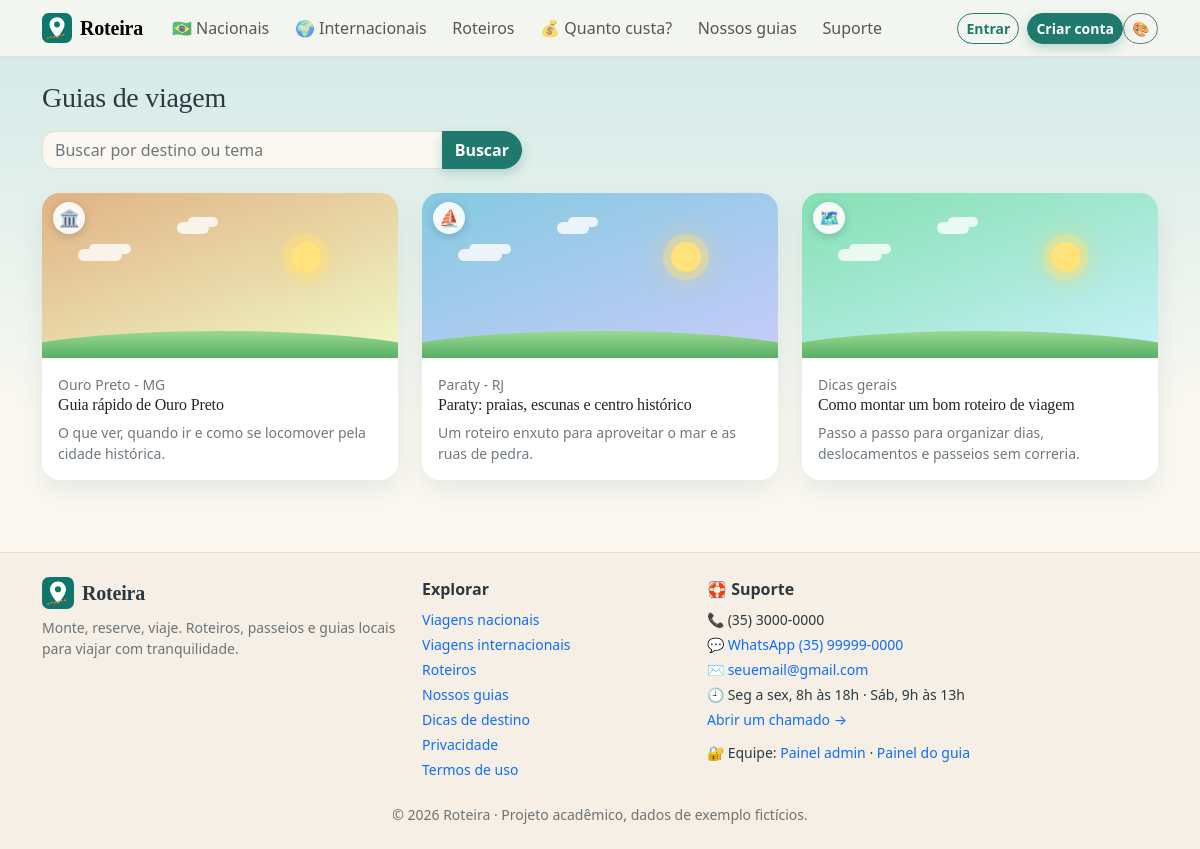
Screenshot of /guias.php with the database file from the repository.
### tables this page shows
CREATE TABLE guias_viagem (
  id INT AUTO_INCREMENT PRIMARY KEY,
  titulo VARCHAR(200) NOT NULL,
  destino VARCHAR(120) NOT NULL,
  resumo VARCHAR(300) NOT NULL,
  conteudo TEXT NOT NULL,
  emoji VARCHAR(8) NOT NULL DEFAULT '📖',
  hue SMALLINT NOT NULL DEFAULT 200,
  created_at TIMESTAMP DEFAULT CURRENT_TIMESTAMP
);

### inc/paletas.php (called while the page is built)
<?php
return [
    'colosseu'  => ['#f0b070', '#b8693a', '#ffffff', '#b8693a', 'grama'],
    'eiffel'    => ['#e2583c', '#8f3420', '#ffffff', '#8f3420', 'grama'],
    'cristo'    => ['#fffaf0', '#3f9e6b', '#ffffff', '#3f9e6b', 'grama'],
    'acucar'    => ['#ef5350', '#3f9e6b', '#5b4b8a', '#5b4b8a', 'mar'],
    'piramide'  => ['#f6c453', '#c98a2b', '#ffffff', '#c98a2b', 'areia'],
    'taj'       => ['#fff1e6', '#e3a06c', '#ffffff', '#e3a06c', 'grama'],
    'pagoda'    => ['#e8483f', '#7b2d4a', '#ffffff', '#7b2d4a', 'grama'],
    'fuji'      => ['#ffffff', '#5b86e0', '#ffffff', '#5b86e0', 'grama'],
    'montanha'  => ['#ffffff', '#4f9d78', '#ffffff', '#4f9d78', 'neve'],
    'praia'     => ['#2fb36d', '#9a6a3a', '#ffffff', '#9a6a3a', 'mar'],
    'cataratas' => ['#7fd8f7', '#3f9a5f', '#ffffff', '#3f9a5f', 'grama'],
    'dunas'     => ['#f7bd5c', '#dc8b3a', '#ffffff', '#dc8b3a', 'areia'],
    'castelo'   => ['#d9b4ec', '#7a4a9c', '#ffffff', '#7a4a9c', 'grama'],
    'ponte'     => ['#e8574a', '#b73b32', '#e8574a', '#e8574a', 'mar'],
    'opera'     => ['#fff4dc', '#7aa3e6', '#ffffff', '#7aa3e6', 'mar'],
    'estatua'   => ['#58cbb3', '#2f8f80', '#8ae8d2', '#2f8f80', 'mar'],
    'burj'      => ['#6db8f0', '#3a7fbd', '#ffffff', '#3a7fbd', 'areia'],
    'skyline'   => ['#8095e8', '#4a5ab8', '#ffffff', '#4a5ab8', 'grama'],
    'moinho'    => ['#e4554b', '#3fa66c', '#fff6e0', '#3fa66c', 'grama'],
    'fiorde'    => ['#ef5350', '#4a86ad', '#ffffff', '#4a86ad', 'mar'],
    'safari'    => ['#3f9a52', '#e0a03c', '#3f9a52', '#3f9a52', 'areia'],
    'muralha'   => ['#d98c58', '#a85f33', '#ffffff', '#a85f33', 'grama'],
    'igreja'    => ['#fbe6c8', '#d4694a', '#ffffff', '#d4694a', 'grama'],
    'machu'     => ['#ecdca6', '#55a56c', '#ffffff', '#55a56c', 'grama'],
    'partenon'  => ['#fbecd0', '#d9a86a', '#ffffff', '#d9a86a', 'grama'],
    'aurora'    => ['#6ee7b7', '#5a6fc0', '#7bf0c8', '#5a6fc0', 'neve'],
    'floresta'  => ['#3fb55f', '#8b5a2b', '#ffffff', '#8b5a2b', 'grama'],
    'roda'      => ['#f0609f', '#7b5fd6', '#ff9cc8', '#7b5fd6', 'grama'],
    'vulcao'    => ['#ff7a45', '#8f5a48', '#ffffff', '#8f5a48', 'grama'],
    'veleiro'   => ['#ff7a59', '#ffffff', '#ffffff', '#ffffff', 'mar'],
];

### inc/util.php (called while the page is built, shortened)
<?php
function soDigitos($t) { return preg_replace('/\D+/', '', (string)$t); }

### guias.php (the view, shortened to what this page needs)
<?php
require_once __DIR__ . '/inc/app.php';
$q = trim($_GET['q'] ?? '');
$st = $conn->prepare('SELECT * FROM guias_viagem WHERE titulo LIKE ? OR destino LIKE ? ORDER BY created_at DESC'); $st->execute(["%$q%", "%$q%"]); $lista = $st->fetchAll();
topo('Guias de viagem');
?>
<h1 class="h3 mb-3">Guias de viagem</h1>
<form class="mb-4" method="get"><div class="input-group" style="max-width:480px"><input class="form-control" name="q" value="<?= e($q) ?>" placeholder="Buscar por destino ou tema"><button class="btn btn-primary">Buscar</button></div></form>
<div class="row row-cols-1 row-cols-md-3 g-4"><?php foreach ($lista as $g): ?><div class="col"><a class="card h-100 card-hover text-decoration-none" href="guia.php?id=<?= (int)$g['id'] ?>"><?= capa($g['emoji'], $g['hue']) ?>
  <div class="card-body"><div class="small text-body-secondary"><?= e($g['destino']) ?></div><h2 class="h6 text-body"><?= e($g['titulo']) ?></h2><p class="small text-body-secondary mb-0"><?= e($g['resumo']) ?></p></div></a></div><?php endforeach; ?></div>
<?php rodape();

### inc/app.php (shortened to what this page needs)
<?php
require_once __DIR__ . '/conexao.php';
require_once __DIR__ . '/util.php';
function e($s) { return htmlspecialchars((string)$s, ENT_QUOTES, 'UTF-8'); }
function usuario() { return $_SESSION['user'] ?? null; }
function csrf() {
    return $_SESSION['csrf'];
}
function motivos() { static $m = null; return $m ??= require __DIR__ . '/motivos.php'; }
function urlImagem($c) { $c = trim((string)$c); if ($c === '') return ''; return preg_match('~^https?://~i', $c) ? $c : BASE . ltrim($c, '/'); }
function paletas() { static $p = null; return $p ??= require __DIR__ . '/paletas.php'; }
function coresMotivo($motivo) {
    $pal = paletas();
    if (!isset($pal[$motivo])) return '';
    $p = $pal[$motivo]; $solos = solos(); $s = $solos[$p[4]] ?? $solos['grama'];
    return '--m1:' . $p[0] . ';--m2:' . $p[1] . ';--m3:' . $p[2] . ';--m4:' . $p[3] . ';--g1:' . $s[0] . ';--g2:' . $s[1] . ';';
}
function emojisCapa($emoji) {
    $txt = str_replace(["\u{1F4CD}", "\u{1F4CC}"], '', (string)$emoji);
    preg_match_all('/\X/u', $txt, $m);
    $itens = [];
    foreach ($m[0] as $g) { if (trim($g) !== '') $itens[] = '<b>' . e($g) . '</b>'; if (count($itens) === 3) break; }
    return $itens ? '<span class="emojis">' . implode('', $itens) . '</span>' : '';
}
function capa($emoji, $hue, $classe = '', $motivo = '', $imagem = '', $selo = '') {
    $h = (int)$hue; $h2 = ($h + 40) % 360; $m = motivos();
    $svg = isset($m[$motivo]) ? '<svg class="cena" viewBox="0 0 120 70" preserveAspectRatio="xMidYMax meet" aria-hidden="true">' . $m[$motivo] . '</svg>' : '';
    $u = urlImagem($imagem);
    $img = $u ? '<img class="foto" src="' . e($u) . '" alt="" loading="lazy" onerror="this.remove()">' : '';
    return '<div class="capa ' . e($classe) . '" style="--c1:hsl(' . $h . ' 60% 70%);--c2:hsl(' . $h2 . ' 80% 88%);' . coresMotivo($motivo) . '"><i class="sol"></i><i class="nuvem n1"></i><i class="nuvem n2"></i>'
         . $svg . $img . emojisCapa($emoji) . ($selo !== '' ? '<span class="selo">' . e($selo) . '</span>' : '') . '</div>';
}
function config($chave, $padrao = '') {
    static $c = null; global $conn;
    if ($c === null) { try { $c = $conn->query('SELECT chave,valor FROM configuracoes')->fetchAll(PDO::FETCH_KEY_PAIR); } catch (Throwable $e) { $c = []; } }
    return $c[$chave] ?? $padrao;
}
function headTema() {
    $k = ['admin' => 'adm', 'guia' => 'gui'][AREA] ?? 'user';
    $logado = !empty($_SESSION[$k]);
    $d = ['prefs' => $_SESSION['tema_' . ($k === 'user' ? 'site' : $k)] ?? null, 'pad' => AREA === 'site' ? padraoTema() : new stdClass, 'url' => $logado ? BASE . 'api/tema.php' : null, 'csrf' => csrf(), 'area' => AREA];
    return '<script>window.PV_TEMA=' . json_encode($d, JSON_HEX_TAG | JSON_HEX_AMP | JSON_UNESCAPED_UNICODE) . ';</script>';
}
function temaMenu() {
    $cores = ['verde' => '#0f766e', 'azul' => '#1d4ed8', 'roxo' => '#7c3aed', 'rosa' => '#be185d', 'laranja' => '#c2410c', 'grafite' => '#334155'];
    $h = '<div class="dropdown"><button class="btn btn-outline-secondary btn-sm" data-bs-toggle="dropdown" data-bs-auto-close="outside" aria-label="Personalizar tema" title="Meu tema">🎨</button>'
       . '<div class="dropdown-menu dropdown-menu-end p-3" style="min-width:250px"><div class="fw-semibold mb-2">Meu tema</div><div class="small fw-semibold mb-1">Modo</div><div class="btn-group btn-group-sm w-100 mb-3">'
       . '<button type="button" class="btn btn-outline-secondary" data-tema="modo:light">☀️ Claro</button><button type="button" class="btn btn-outline-secondary" data-tema="modo:auto">Auto</button><button type="button" class="btn btn-outline-secondary" data-tema="modo:dark">🌙 Escuro</button></div>'
       . '<div class="small fw-semibold mb-1">Cor</div><div class="d-flex gap-2 mb-3">';
    foreach ($cores as $k => $c) $h .= '<button type="button" class="swatch" data-tema="cor:' . $k . '" style="background:' . $c . '" title="' . ucfirst($k) . '"></button>';
    $logado = !empty($_SESSION[['admin' => 'adm', 'guia' => 'gui'][AREA] ?? 'user']);
    return $h . '</div><div class="small fw-semibold mb-1">Tamanho do texto</div><div class="btn-group btn-group-sm w-100 mb-2">'
       . '<button type="button" class="btn btn-outline-secondary" data-tema="fonte:normal">Normal</button><button type="button" class="btn btn-outline-secondary" data-tema="fonte:grande">Grande</button></div>'
       . '<div class="form-text">' . ($logado ? 'Salvo na sua conta: vale em qualquer aparelho.' : 'Entre na sua conta para salvar o tema em todos os aparelhos.') . '</div>'
       . '<button type="button" class="btn btn-sm btn-primary w-100 mt-2 btn-instalar d-none">📲 Instalar app</button></div></div>';
}
function topo($titulo = '') {
    global $conn;
    $u = usuario(); $b = BASE; $nome = SITE_NOME; $pg = basename($_SERVER['SCRIPT_NAME']);
    $titulo = $titulo ?: SITE_SLOGAN;
    echo '<!doctype html><html lang="pt-BR" data-bs-theme="light"><head><meta charset="utf-8">'
       . '<meta name="viewport" content="width=device-width, initial-scale=1, viewport-fit=cover"><title>' . e($titulo) . ' · ' . e($nome) . '</title><meta name="description" content="' . e($GLOBALS['descricao'] ?? (SITE_SLOGAN . ' Viagens nacionais e internacionais, roteiros, guias locais e custo total da viagem.')) . '">'
       . '<meta name="theme-color" content="#0f766e"><meta name="apple-mobile-web-app-capable" content="yes"><meta name="apple-mobile-web-app-title" content="' . e($nome) . '">'
       . "<link rel=\"manifest\" href=\"{$b}manifest.php\"><link rel=\"icon\" href=\"{$b}assets/img/favicon.png\"><link rel=\"apple-touch-icon\" href=\"{$b}assets/img/apple-touch-icon.png\">"
       . headTema() . "<script src=\"{$b}assets/js/tema.js\"></script>"
       . "<link href=\"{$b}assets/dist/css/bootstrap.min.css\" rel=\"stylesheet\"><link href=\"{$b}css/site.css?v=" . CSS_V . "\" rel=\"stylesheet\"></head><body><a class=\"visually-hidden-focusable btn btn-primary m-2\" href=\"#conteudo\">Pular para o conteúdo</a>"
       . '<nav class="navbar navbar-expand-lg bg-body-tertiary border-bottom sticky-top"><div class="container">'
       . "<a class=\"navbar-brand fw-bold d-flex align-items-center gap-2\" href=\"{$b}index.php\"><img src=\"{$b}assets/img/logo.svg\" width=\"30\" height=\"30\" alt=\"\">" . e($nome) . '</a>'
       . '<div class="d-flex align-items-center gap-2 order-lg-last">' . temaMenu()
       . '<button class="navbar-toggler" data-bs-toggle="collapse" data-bs-target="#nav" aria-label="Menu"><span class="navbar-toggler-icon"></span></button></div>'
       . '<div class="collapse navbar-collapse" id="nav"><ul class="navbar-nav me-auto">'
       . "<li class=\"nav-item\"><a class=\"nav-link\" href=\"{$b}passeios.php?escopo=nacional\">🇧🇷 Nacionais</a></li>"
       . "<li class=\"nav-item\"><a class=\"nav-link\" href=\"{$b}passeios.php?escopo=internacional\">🌍 Internacionais</a></li>"
       . "<li class=\"nav-item\"><a class=\"nav-link\" href=\"{$b}roteiros.php\">Roteiros</a></li>"
       . "<li class=\"nav-item\"><a class=\"nav-link\" href=\"{$b}quiz_custo.php\">💰 Quanto custa?</a></li>"
       . "<li class=\"nav-item\"><a class=\"nav-link\" href=\"{$b}equipe.php\">Nossos guias</a></li><li class=\"nav-item\"><a class=\"nav-link\" href=\"{$b}suporte.php\">Suporte</a></li></ul><div class=\"d-flex gap-2 align-items-center py-2 py-lg-0\">";
    if ($u) {
        $nn = 0; try { $qn = $conn->prepare('SELECT COUNT(*) FROM notificacoes WHERE usuario_id=? AND lida=0'); $qn->execute([$u['id']]); $nn = (int)$qn->fetchColumn(); } catch (Throwable $e) {}
        echo "<a class=\"btn btn-outline-secondary btn-sm position-relative\" href=\"{$b}notificacoes.php\" title=\"Notificações\" aria-label=\"Notificações\">🔔" . ($nn ? '<span class="badge text-bg-danger position-absolute top-0 start-100 translate-middle rounded-pill">' . $nn . '</span>' : '') . '</a>';
        echo '<div class="dropdown"><button class="btn btn-outline-primary btn-sm dropdown-toggle" data-bs-toggle="dropdown">Olá, ' . e(explode(' ', $u['nome'])[0]) . '</button><ul class="dropdown-menu dropdown-menu-end">'
           . "<li><a class=\"dropdown-item\" href=\"{$b}minhas_reservas.php\">Minhas reservas</a></li>"
           . "<li><a class=\"dropdown-item\" href=\"{$b}favoritos.php\">♥ Favoritos</a></li>"
           . "<li><a class=\"dropdown-item\" href=\"{$b}minha_conta.php\">Minha conta</a></li>"
           . "<li><a class=\"dropdown-item\" href=\"{$b}roteiros.php#meus\">Meus roteiros</a></li>"
           . "<li><hr class=\"dropdown-divider\"></li><li><a class=\"dropdown-item\" href=\"{$b}logout.php\">Sair</a></li></ul></div>";
    } else {
        echo "<a class=\"btn btn-outline-primary btn-sm\" href=\"{$b}login.php\">Entrar</a><a class=\"btn btn-primary btn-sm\" href=\"{$b}cadastro.php\">Criar conta</a>";
    }
    echo '</div></div></div></nav><main class="container py-4" id="conteudo">' . avisoSite();
}
function rodape() {
    $b = BASE; $pg = basename($_SERVER['SCRIPT_NAME']);
    $zap = soDigitos(config('suporte_whatsapp')); if ($zap !== '' && strlen($zap) <= 11) $zap = '55' . $zap;
    echo '</main><footer class="rodape mt-5"><div class="container py-4"><div class="row g-4">'
       . '<div class="col-md-4"><div class="d-flex align-items-center gap-2 mb-2"><img src="' . $b . 'assets/img/logo.svg" width="32" height="32" alt=""><strong class="fs-5 titulo">' . e(SITE_NOME) . '</strong></div><p class="small text-body-secondary mb-2">' . e(SITE_SLOGAN) . ' Roteiros, passeios e guias locais para viajar com tranquilidade.</p>'
       . '<button type="button" class="btn btn-sm btn-outline-primary btn-instalar d-none">📲 Instalar app</button></div>'
       . '<div class="col-6 col-md-3"><div class="fw-semibold mb-2">Explorar</div><ul class="list-unstyled small vstack gap-1 mb-0"><li><a href="' . $b . 'passeios.php?escopo=nacional">Viagens nacionais</a></li><li><a href="' . $b . 'passeios.php?escopo=internacional">Viagens internacionais</a></li><li><a href="' . $b . 'roteiros.php">Roteiros</a></li><li><a href="' . $b . 'equipe.php">Nossos guias</a></li><li><a href="' . $b . 'guias.php">Dicas de destino</a></li><li><a href="' . $b . 'privacidade.php">Privacidade</a></li><li><a href="' . $b . 'termos.php">Termos de uso</a></li></ul></div>'
       . '<div class="col-6 col-md-5"><div class="fw-semibold mb-2">🛟 Suporte</div><ul class="list-unstyled small vstack gap-1 mb-0">'
       . '<li>📞 ' . e(config('suporte_telefone')) . '</li>' . ($zap ? '<li>💬 <a href="https://wa.me/' . e($zap) . '" target="_blank" rel="noopener">WhatsApp ' . e(config('suporte_whatsapp')) . '</a></li>' : '')
       . '<li>✉️ <a href="mailto:' . e(config('suporte_email')) . '">' . e(config('suporte_email')) . '</a></li><li>🕘 ' . e(config('suporte_horario')) . '</li><li><a href="' . $b . 'suporte.php">Abrir um chamado →</a></li><li class="pt-2">🔐 Equipe: <a href="' . $b . 'admin/login.php">Painel admin</a> · <a href="' . $b . 'guia/login.php">Painel do guia</a></li></ul></div>'
       . '</div><div class="small text-body-secondary text-center mt-4">© ' . date('Y') . ' ' . e(SITE_NOME) . ' · Projeto acadêmico, dados de exemplo fictícios.</div></div></footer>'
       . '<nav class="bottom-nav d-lg-none" aria-label="Navegação principal">';
    echo '</nav><script>window.PV_SW=' . json_encode($b . 'sw.js') . ';addEventListener("keydown",function(e){if(e.altKey&&e.shiftKey&&e.code==="KeyA"){location.href=' . json_encode($b . 'admin/login.php') . ';}});</script><script src="' . $b . 'assets/dist/js/bootstrap.bundle.min.js"></script><script src="' . $b . 'assets/js/pwa.js"></script></body></html>';
}

### rows the page displays
guias_viagem: g "🏛️", destino "Ouro Preto - MG", titulo "Guia rápido de Ouro Preto", resumo "O que ver, quando ir e como se locomover pela cidade histórica."
guias_viagem: g "⛵", destino "Paraty - RJ", titulo "Paraty: praias, escunas e centro histórico", resumo "Um roteiro enxuto para aproveitar o mar e as ruas de pedra."
guias_viagem: g "🗺️", destino "Dicas gerais", titulo "Como montar um bom roteiro de viagem", resumo "Passo a passo para organizar dias, deslocamentos e passeios sem correria."

### other values shown
$nome "Roteira"
SITE_NOME "Roteira"
SITE_SLOGAN "Monte, reserve, viaje."
config('suporte_telefone') "(35) 3000-0000"
config('suporte_whatsapp') "(35) 99999-0000"
config('suporte_email') "seuemail@gmail.com"
config('suporte_horario') "Seg a sex, 8h às 18h · Sáb, 9h às 13h"
